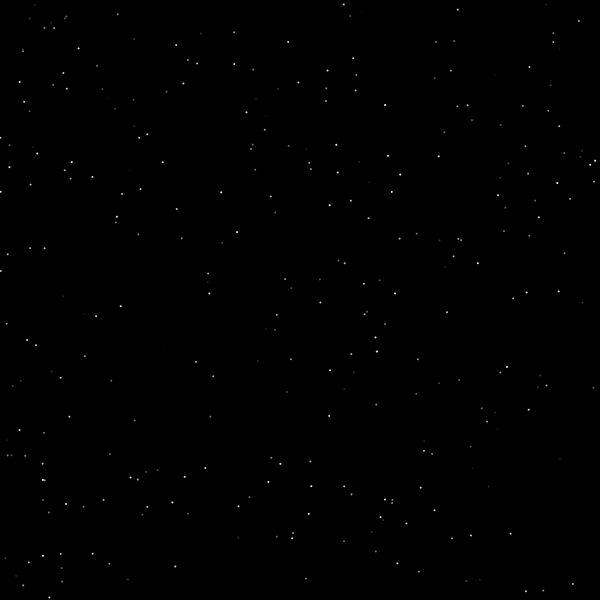
Frame 1 (no input)
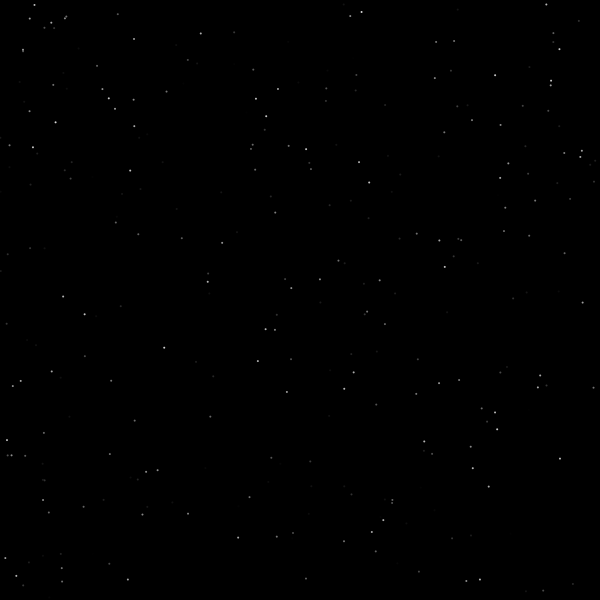
Frame 60 (the mouse pressed at the canvas centre just before this capture)
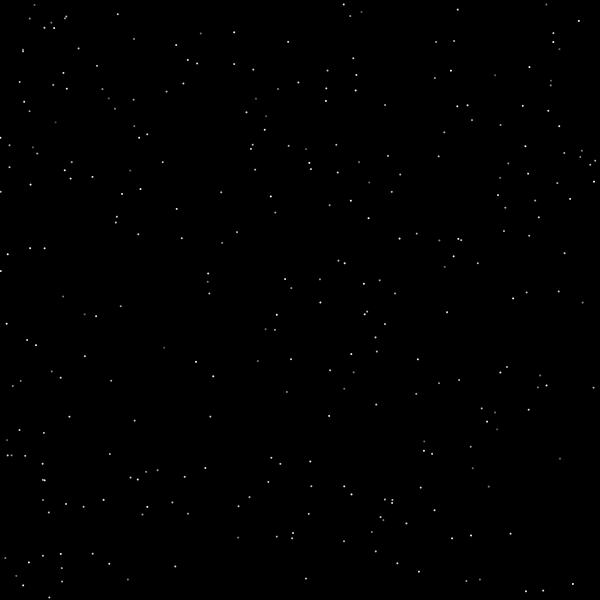
Frame 120 (the mouse held since frame 60 and released just before this capture)

The Processing sketch that drew these frames (run headless with seeded random() and noise(); from frame 60 on, the mouse is pressed at the canvas centre):

// Processing sketch: sketch_17
// ── sketch_17.pde
/*
  try to reproduce the 'twinkling stars' effect in the gif.
 you should use the Star class in order to do this.
 think of the starry sky as a group of star objects that 
 change color over time.
 
 if you can't reproduce it exactly, come as close as you can.
 */

ArrayList<Star> s = new ArrayList<Star>();

void setup() {
  size(600, 600);
  for (int i=0; i<300; i++) {
    s.add(new Star());
  }
}

void draw() {
  background(0);
  for (Star s : s) {
    s.display();
    s.update();
  }
}

class Star {
  float x, y;
  float lightness, difference;

  Star() {
    x=random(0, width);
    y=random(0, height);
    lightness=random(0, 255);
    difference=5;
  }
  void display() {
    fill(lightness);
    println(lightness);
    noStroke();
    ellipse(x, y, 2, 2);
  }
  void update() {
    if (lightness>=254||lightness<=2) {
      difference*=-1;
    }
    lightness+=difference;
  }
}
